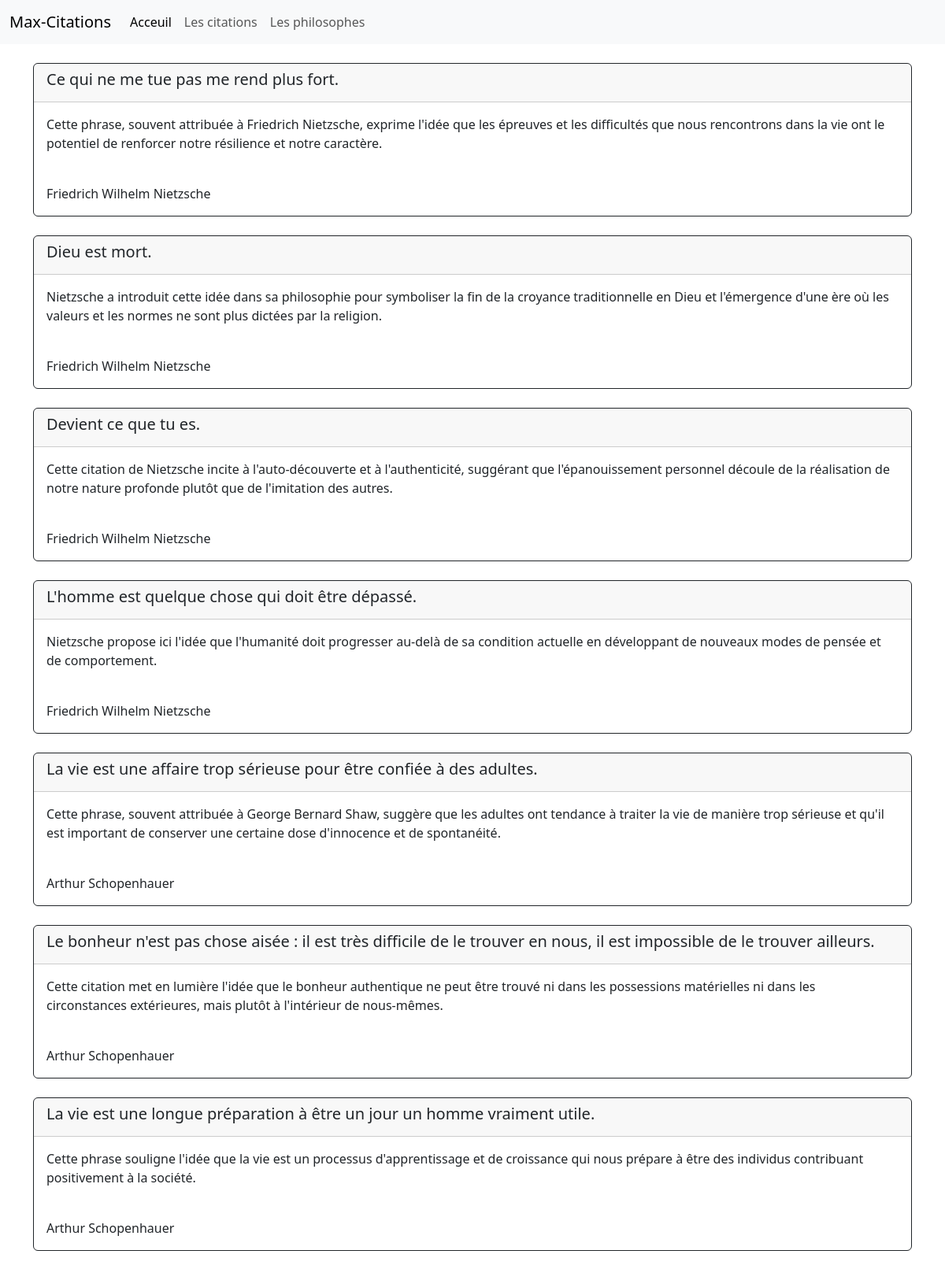
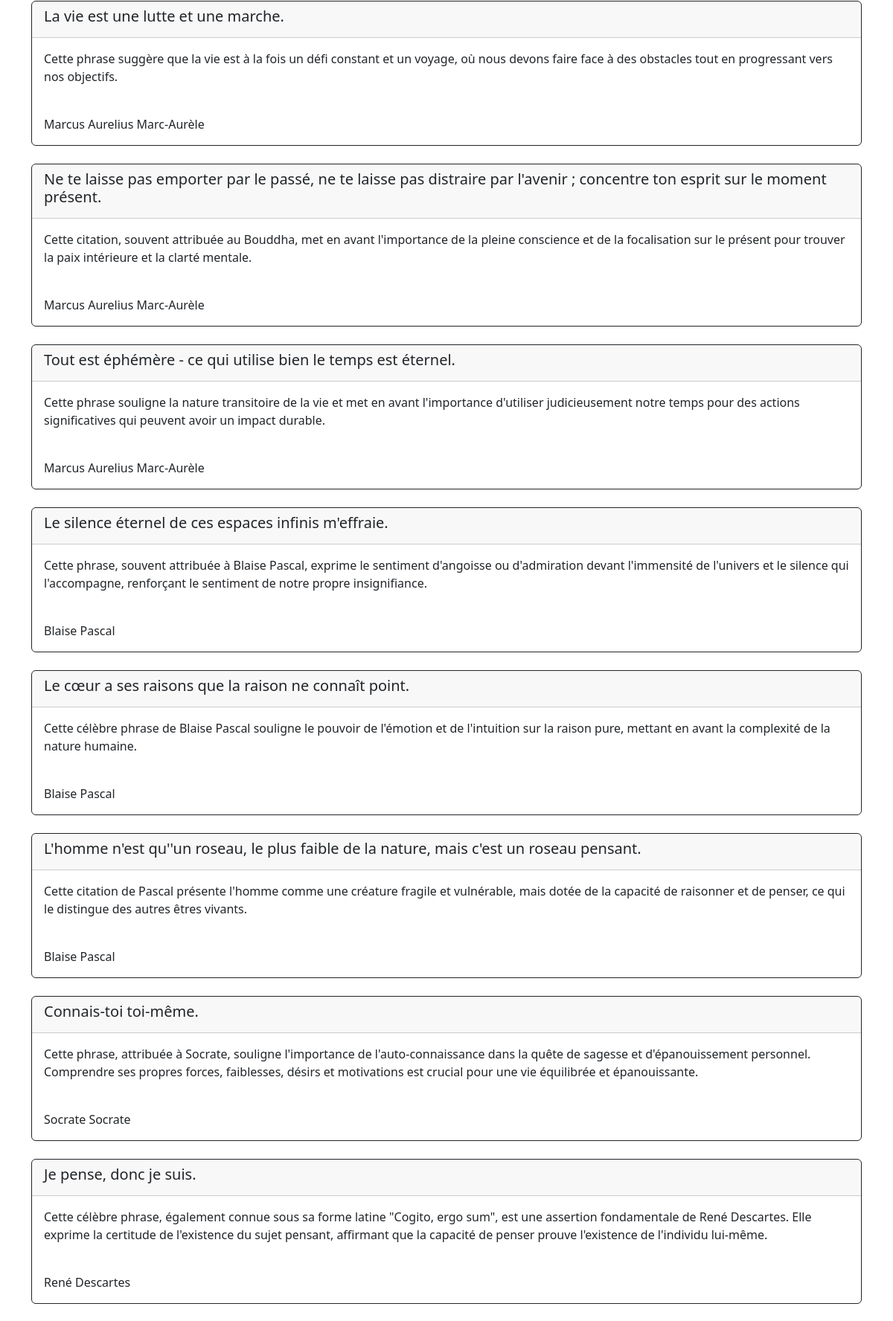
Page /citations.php (upper part) on the committed database (2 pictures, top to bottom).
### tables this page shows
CREATE TABLE IF NOT EXISTS `citations` (
  `id_citations` int NOT NULL AUTO_INCREMENT,
  `citation` varchar(255) DEFAULT NULL,
  `explication` text NOT NULL,
  `année` date DEFAULT NULL,
  `id_auteur` int DEFAULT NULL,
  PRIMARY KEY (`id_citations`),
  KEY `id_auteur` (`id_auteur`)
);

CREATE TABLE IF NOT EXISTS `auteur` (
  `id_auteur` int NOT NULL AUTO_INCREMENT,
  `nom` varchar(70) DEFAULT NULL,
  `prenom` varchar(25) NOT NULL,
  `description` text NOT NULL,
  `date_start` varchar(7) DEFAULT NULL,
  `date_end` varchar(10) DEFAULT NULL,
  `photo` varchar(50) DEFAULT NULL,
  PRIMARY KEY (`id_auteur`)
);

### citations.php (called while the page is built, shortened)
<?php
require 'data/db-connect.php';
$requete = $dbh->query("SELECT * FROM citations JOIN auteur WHERE citations.id_auteur = auteur.id_auteur");
$resultats = $requete->fetchAll();
require 'templates/citations.html.php';

### templates/citations.html.php (the view, shortened to what this page needs)
<!DOCTYPE html>
<html lang="en">
<head>
    <link href="https://cdn.jsdelivr.net/npm/bootstrap@5.3.3/dist/css/bootstrap.min.css" rel="stylesheet">
</head>
<body>
    <?php require 'templates/inc.top.html.php' ?>
    <div class="container">
        <?php foreach ($resultats as $resultat) : ?>
            <div class="card border-dark mb-3 my-4">
                <div class="card-header">
                    <h5 class="card-title"><?= $resultat['citation'] ?></h5>
                </div>
                <div class="card-body">
                    <p class="card-text"><?= $resultat['explication'] ?></p>
                    <br>
                    <p class="card-text"><?= $resultat['prenom'] . ' ' . $resultat['nom'] ?></p>
                </div>
            </div>
        <?php endforeach ?>
    </div>
</body>
</html>

### rows in the picture
citations: citation "Ce qui ne me tue pas me rend plus fort.", explication "Cette phrase, souvent attribuée à Friedrich Nietzsche, exprime l'idée que les épreuves et les difficultés que nous rencontrons dans la vie ont le potentiel de renforcer notre résilience et notre caractère.", id_auteur.prenom "Friedrich Wilhelm", id_auteur.nom "Nietzsche"
citations: citation "Dieu est mort.", explication "Nietzsche a introduit cette idée dans sa philosophie pour symboliser la fin de la croyance traditionnelle en Dieu et l'émergence d'une ère où les valeurs et les normes ne sont plus dictées par la religion.", id_auteur.prenom "Friedrich Wilhelm", id_auteur.nom "Nietzsche"
citations: citation "Devient ce que tu es.", explication "Cette citation de Nietzsche incite à l'auto-découverte et à l'authenticité, suggérant que l'épanouissement personnel découle de la réalisation de notre nature profonde plutôt que de l'imitation des autres.", id_auteur.prenom "Friedrich Wilhelm", id_auteur.nom "Nietzsche"
citations: citation "L'homme est quelque chose qui doit être dépassé.", explication "Nietzsche propose ici l'idée que l'humanité doit progresser au-delà de sa condition actuelle en développant de nouveaux modes de pensée et de comportement.", id_auteur.prenom "Friedrich Wilhelm", id_auteur.nom "Nietzsche"
citations: citation "La vie est une affaire trop sérieuse pour être confiée à des adultes.", explication "Cette phrase, souvent attribuée à George Bernard Shaw, suggère que les adultes ont tendance à traiter la vie de manière trop sérieuse et qu'il est important de conserver une certaine dose d'innocence et de spontanéité.", id_auteur.prenom "Arthur", id_auteur.nom "Schopenhauer"
citations: citation "Le bonheur n'est pas chose aisée : il est très difficile de le trouver en nous, il est impossible de le trouver ailleurs.", explication "Cette citation met en lumière l'idée que le bonheur authentique ne peut être trouvé ni dans les possessions matérielles ni dans les circonstances extérieures, mais plutôt à l'intérieur de nous-mêmes.", id_auteur.prenom "Arthur", id_auteur.nom "Schopenhauer"
citations: citation "La vie est une longue préparation à être un jour un homme vraiment utile.", explication "Cette phrase souligne l'idée que la vie est un processus d'apprentissage et de croissance qui nous prépare à être des individus contribuant positivement à la société.", id_auteur.prenom "Arthur", id_auteur.nom "Schopenhauer"
citations: citation "La vie est une lutte et une marche.", explication "Cette phrase suggère que la vie est à la fois un défi constant et un voyage, où nous devons faire face à des obstacles tout en progressant vers nos objectifs.", id_auteur.prenom "Marcus Aurelius", id_auteur.nom "Marc-Aurèle"
citations: citation "Ne te laisse pas emporter par le passé, ne te laisse pas distraire par l'avenir ; concentre ton esprit sur le moment présent.", explication "Cette citation, souvent attribuée au Bouddha, met en avant l'importance de la pleine conscience et de la focalisation sur le présent pour trouver la paix intérieure et la clarté mentale.", id_auteur.prenom "Marcus Aurelius", id_auteur.nom "Marc-Aurèle"
citations: citation "Tout est éphémère - ce qui utilise bien le temps est éternel.", explication "Cette phrase souligne la nature transitoire de la vie et met en avant l'importance d'utiliser judicieusement notre temps pour des actions significatives qui peuvent avoir un impact durable.", id_auteur.prenom "Marcus Aurelius", id_auteur.nom "Marc-Aurèle"
citations: citation "Le silence éternel de ces espaces infinis m'effraie.", explication "Cette phrase, souvent attribuée à Blaise Pascal, exprime le sentiment d'angoisse ou d'admiration devant l'immensité de l'univers et le silence qui l'accompagne, renforçant le sentiment de notre propre insignifiance.", id_auteur.prenom "Blaise", id_auteur.nom "Pascal"
citations: citation "Le cœur a ses raisons que la raison ne connaît point.", explication "Cette célèbre phrase de Blaise Pascal souligne le pouvoir de l'émotion et de l'intuition sur la raison pure, mettant en avant la complexité de la nature humaine.", id_auteur.prenom "Blaise", id_auteur.nom "Pascal"
citations: citation "L'homme n'est qu''un roseau, le plus faible de la nature, mais c'est un roseau pensant.", explication "Cette citation de Pascal présente l'homme comme une créature fragile et vulnérable, mais dotée de la capacité de raisonner et de penser, ce qui le distingue des autres êtres vivants.", id_auteur.prenom "Blaise", id_auteur.nom "Pascal"
citations: citation "Connais-toi toi-même.", explication "Cette phrase, attribuée à Socrate, souligne l'importance de l'auto-connaissance dans la quête de sagesse et d'épanouissement personnel. Comprendre ses propres forces, faiblesses, désirs et motivations est crucial pour une vie équilibrée et épanouissante.", id_auteur.prenom "Socrate", id_auteur.nom "Socrate"
citations: citation "Je pense, donc je suis.", explication "Cette célèbre phrase, également connue sous sa forme latine \"Cogito, ergo sum\", est une assertion fondamentale de René Descartes. Elle exprime la certitude de l'existence du sujet pensant, affirmant que la capacité de penser prouve l'existence de l'individu lui-même.", id_auteur.prenom "René", id_auteur.nom "Descartes"
